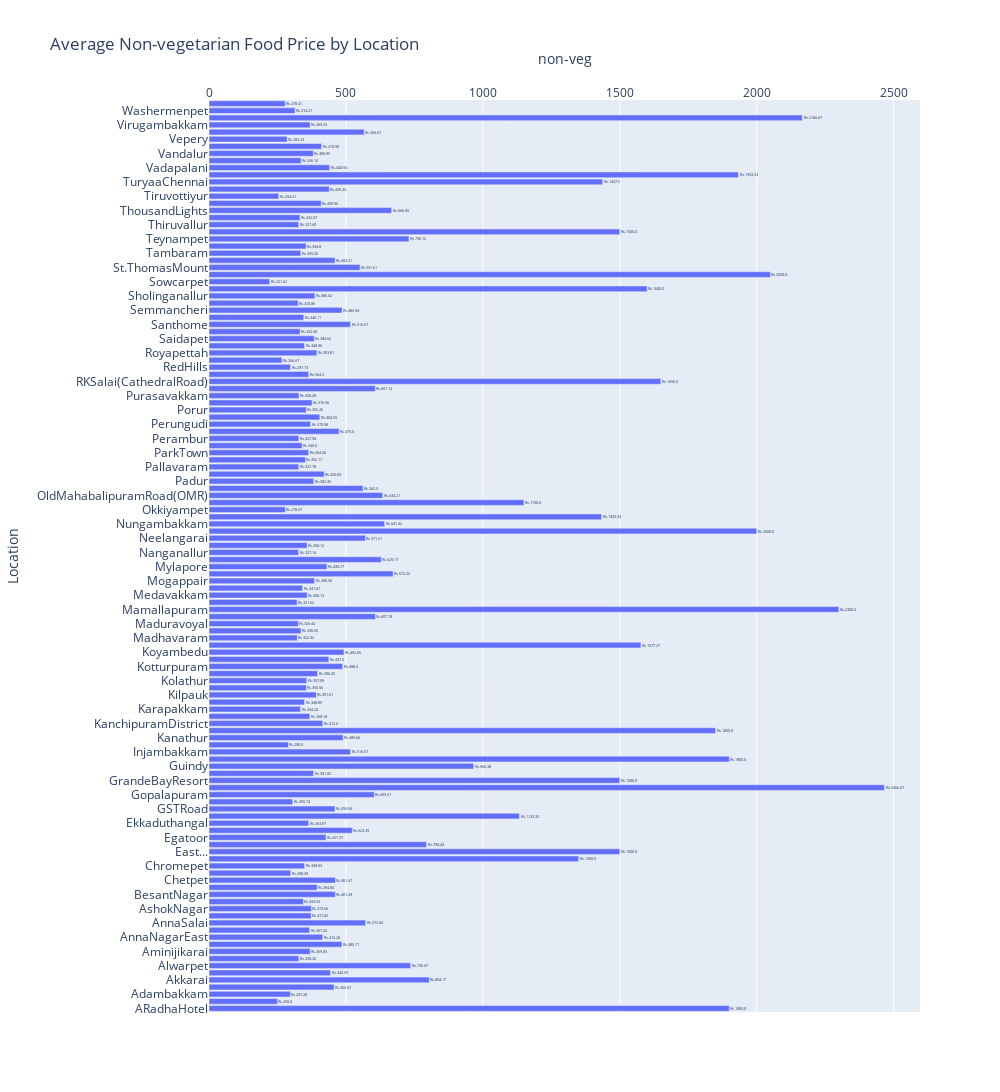

The cell this chart's notebook holds for it:
### Markdown cell above
### Average Price of Non-vegetarian Restaurant

### Code cell
average_prices = zomato_data.groupby(['Location', 'veg_only'])['Price for 2'].mean().unstack().reset_index()
fig = px.bar(average_prices, y='Location', x='non-veg',
             title='Average Non-vegetarian Food Price by Location',
             labels={'value': 'Average Price'},
             barmode='group', orientation='h',
             text=["Rs." + str(val) for val in round(average_prices['non-veg'], 2)])  # Add this line to show value labels

# Customize the value labels
fig.update_layout(
    width=1000,  # Set your desired width
    height=6000  # Set your desired height
)
fig.update_layout(
    xaxis=dict(side='top')
)

fig.show()

### Figure 1 — Plotly figure (JSON) as saved in the notebook; plotly's stock layout.template omitted (floating-point values rounded to 4 significant figures)
{"data": [{"alignmentgroup": "True", "hovertemplate": "non-veg=%{x}<br>Location=%{y}<br>text=%{text}<extra></extra>", "legendgroup": "", "marker": {"color": "#636efa", "pattern": {"shape": ""}}, "name": "", "offsetgroup": "", "orientation": "h", "showlegend": false, "text": ["Rs.1900.0", "Rs.250.0", "Rs.297.28", "Rs.456.67", "Rs.804.17", "Rs.443.55", "Rs.736.67", "Rs.328.26", "Rs.369.83", "Rs.485.71", "Rs.415.28", "Rs.367.26", "Rs.572.06", "Rs.372.82", "Rs.373.66", "Rs.344.55", "Rs.461.29", "Rs.394.84", "Rs.461.67", "Rs.298.39", "Rs.349.03", "Rs.1350.0", "Rs.1500.0", "Rs.794.44", "Rs.427.27", "Rs.523.39", "Rs.363.97", "Rs.1133.33", "Rs.459.94", "Rs.305.74", "Rs.603.57", "Rs.2466.67", "Rs.1500.0", "Rs.381.82", "Rs.966.38", "Rs.1900.0", "Rs.516.67", "Rs.290.0", "Rs.489.66", "Rs.1850.0", "Rs.415.6", "Rs.368.18", "Rs.334.24", "Rs.348.89", "Rs.391.61", "Rs.355.56", "Rs.357.09", "Rs.396.25", "Rs.488.0", "Rs.437.5", "Rs.492.86", "Rs.1577.27", "Rs.322.32", "Rs.336.05", "Rs.326.44", "Rs.607.78", "Rs.2300.0", "Rs.321.62", "Rs.358.13", "Rs.341.67", "Rs.385.56", "Rs.672.22", "Rs.430.77", "Rs.629.17", "Rs.327.16", "Rs.358.12", "Rs.571.21", "Rs.2000.0", "Rs.641.42", "Rs.1433.33", "Rs.278.57", "Rs.1150.0", "Rs.634.21", "Rs.562.5", "Rs.382.35", "Rs.420.83", "Rs.327.78", "Rs.352.17", "Rs.364.06", "Rs.340.0", "Rs.327.94", "Rs.475.0", "Rs.370.98", "Rs.404.55", "Rs.355.26", "Rs.376.36", "Rs.328.49", "Rs.607.14", "Rs.1650.0", "Rs.364.3", "Rs.297.73", "Rs.266.67", "Rs.393.81", "Rs.348.96", "Rs.384.62", "Rs.332.58", "Rs.516.67", "Rs.346.11", "Rs.485.94", "Rs.325.86", "Rs.386.62", "Rs.1600.0", "Rs.221.62", "Rs.2050.0", "Rs.551.61", "Rs.460.31", "Rs.335.26", "Rs.354.8", "Rs.730.12", "Rs.1500.0", "Rs.327.69", "Rs.332.07", "Rs.666.95", "Rs.409.96", "Rs.254.41", "Rs.439.33", "Rs.1437.5", "Rs.1933.33", "Rs.440.94", "Rs.336.14", "Rs.380.95", "Rs.410.99", "Rs.285.23", "Rs.566.67", "Rs.369.23", "Rs.2166.67", "Rs.314.21", "Rs.278.41"], "textposition": "auto", "type": "bar", "x": [1900, 250, 297.3, 456.7, 804.2, 443.5, 736.7, 328.3, 369.8, 485.7, 415.3, 367.3, 572.1, 372.8, 373.7, 344.5, 461.3, 394.8, 461.7, 298.4, 349.0, 1350, 1500, 794.4, 427.3, 523.4, 364.0, 1133.0, 459.9, 305.7, 603.6, 2467.0, 1500, 381.8, 966.4, 1900, 516.7, 290, 489.7, 1850, 415.6, 368.2, 334.2, 348.9, 391.6, 355.6, 357.1, 396.2, 488, 437.5, 492.9, 1577.0, 322.3, 336.0, 326.4, 607.8, 2300, 321.6, 358.1, 341.7, 385.6, 672.2, 430.8, 629.2, 327.2, 358.1, 571.2, 2000, 641.4, 1433.0, 278.6, 1150, 634.2, 562.5, 382.4, 420.8, 327.8, 352.2, 364.1, 340, 327.9, 475, 371.0, 404.5, 355.3, 376.4, 328.5, 607.1, 1650, 364.3, 297.7, 266.7, 393.8, 349.0, 384.6, 332.6, 516.7, 346.1, 485.9, 325.9, 386.6, 1600, 221.6, 2050, 551.6, 460.3, 335.3, 354.8, 730.1, 1500, 327.7, 332.1, 666.9, 410.0, 254.4, 439.3, 1438.0, 1933.0, 440.9, 336.1, 381.0, 411.0, 285.2, 566.7, 369.2, 2167.0, 314.2, 278.4], "xaxis": "x", "y": ["ARadhaHotel", "Abhiramapuram", "Adambakkam", "Adyar", "Akkarai", "Alandur", "Alwarpet", "Ambattur", "Aminijikarai", "AnnaNagar", "AnnaNagarEast", "AnnaNagarWest", "AnnaSalai", "Arumbakkam", "AshokNagar", "Avadi", "BesantNagar", "Chengalpattu", "Chetpet", "Choolaimedu", "Chromepet", "Citadines", "East...", "EastCoastRoad(ECR)", "Egatoor", "Egmore", "Ekkaduthangal", "FoodiesKitchen", "GSTRoad", "GeorgeTown", "Gopalapuram", "GrandbyGRTHotels", "GrandeBayResort", "Guduvancheri", "Guindy", "HolidayInnChennaiOMRITExpressway", "Injambakkam", "K.K.Nagar", "Kanathur", "Kanchipuram", "KanchipuramDistrict", "Kandanchavadi", "Karapakkam", "Kelambakkam", "Kilpauk", "Kodambakkam", "Kolathur", "Kottivakkam", "Kotturpuram", "Kovalam", "Koyambedu", "MRCNagar", "Madhavaram", "Madipakkam", "Maduravoyal", "Mahabalipuram", "Mamallapuram", "Mandaveli", "Medavakkam", "Meenambakkam", "Mogappair", "Muttukadu", "Mylapore", "Nandanam", "Nanganallur", "Navallur", "Neelangarai", "NovotelChennaiSipcot", "Nungambakkam", "OMR", "Okkiyampet", "OldMahabalipuramRoad", "OldMahabalipuramRoad(OMR)", "Oragadam", "Padur", "Palavakkam", "Pallavaram", "Pallikaranai", "ParkTown", "Parrys", "Perambur", "Perumbakkam", "Perungudi", "Poonamalle", "Porur", "Potheri", "Purasavakkam", "RAPuram", "RKSalai(CathedralRoad)", "Ramapuram", "RedHills", "Redhills", "Royapettah", "Royapuram", "Saidapet", "Saligramam", "Santhome", "Selaiyur", "Semmancheri", "ShenoyNagar", "Sholinganallur", "SomersetGreenways", "Sowcarpet", "Sriperumbudur", "St.ThomasMount", "T.Nagar", "Tambaram", "Taramani", "Teynampet", "TheSlate", "Thiruvallur", "Thiruvanmiyur", "ThousandLights", "Thuraipakkam", "Tiruvottiyur", "Triplicane", "TuryaaChennai", "V7Hotel", "Vadapalani", "Valasaravakkam", "Vandalur", "Velachery", "Vepery", "Vettuvankeni", "Virugambakkam", "Vivanta Chennai, IT Expressway, Sholinganallur ", "Washermenpet", "WestMambalam"], "yaxis": "y"}], "layout": {"barmode": "group", "height": 6000, "legend": {"tracegroupgap": 0}, "title": {"text": "Average Non-vegetarian Food Price by Location"}, "width": 1000, "xaxis": {"anchor": "y", "domain": [0, 1], "side": "top", "title": {"text": "non-veg"}}, "yaxis": {"anchor": "x", "domain": [0, 1], "title": {"text": "Location"}}}}
